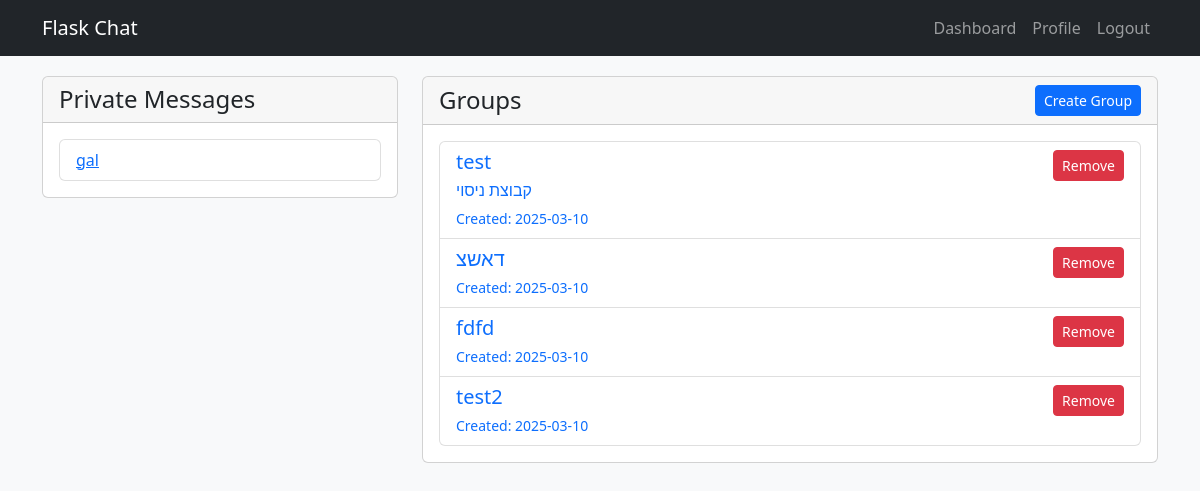
Page /dashboard (signed in) on the earlier database version.
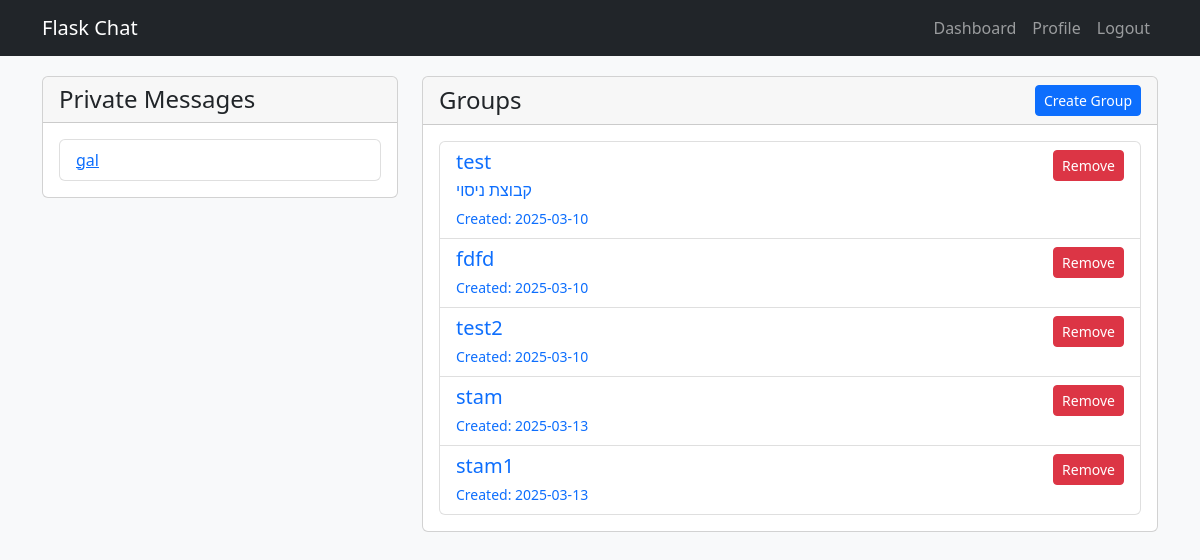
Same page on the later database version.
### app.py (models this page shows, shortened)
class User(UserMixin, db.Model):
    id = db.Column(db.Integer, primary_key=True)
    username = db.Column(db.String(80), unique=True, nullable=False)
    email = db.Column(db.String(120), unique=True, nullable=False)
    password_hash = db.Column(db.String(128))
    profile_picture = db.Column(db.String(120), default='default.jpg')
    bio = db.Column(db.String(200), default='')
    created_at = db.Column(db.DateTime, default=datetime.utcnow)

class Group(db.Model):
    id = db.Column(db.Integer, primary_key=True)
    name = db.Column(db.String(80), nullable=False)
    description = db.Column(db.String(200))
    created_by = db.Column(db.Integer, db.ForeignKey('user.id'))
    created_at = db.Column(db.DateTime, default=datetime.utcnow)
    members = db.relationship('User', secondary='group_member',
                             backref=db.backref('groups', lazy='dynamic'))

### app.py (the view)
@app.route('/dashboard')
@login_required
def dashboard():
    users = User.query.filter(User.id != current_user.id).all()
    groups = Group.query.all()
    return render_template('dashboard.html', users=users, groups=groups)

### app.py (called while the page is built)
@login_manager.user_loader
def load_user(user_id):
    return User.query.get(int(user_id))

### templates/dashboard.html (shortened to what this page needs)
{% extends "base.html" %}
{% block content %}
<div class="row">
    <div class="col-md-4">
        <div class="card mb-4">
            <div class="card-header">
                <h4 class="mb-0">Private Messages</h4>
            </div>
            <div class="card-body">
                <ul class="list-group">
                    {% for user in users %}
                        <li class="list-group-item">
                            <a href="{{ url_for('private_chat', user_id=user.id) }}">{{ user.username }}</a>
                        </li>
                    {% else %}
                        <li class="list-group-item">No users available</li>
                    {% endfor %}
                </ul>
            </div>
        </div>
    </div>
    <div class="col-md-8">
        <div class="card">
            <div class="card-header d-flex justify-content-between align-items-center">
                <h4 class="mb-0">Groups</h4>
                <a href="{{ url_for('create_group') }}" class="btn btn-primary btn-sm">Create Group</a>
            </div>
            <div class="card-body">
                <div class="list-group">
                    {% for group in groups %}
                        <div class="list-group-item list-group-item-action">
                            <div class="d-flex w-100 justify-content-between">
                                <a href="{{ url_for('group_chat', group_id=group.id) }}" class="text-decoration-none flex-grow-1">
                                    <h5 class="mb-1">{{ group.name }}</h5>
                                    <p class="mb-1">{{ group.description }}</p>
                                    <small>Created: {{ group.created_at.strftime('%Y-%m-%d') }}</small>
                                </a>
                                {% if group.created_by == current_user.id %}
                                    <div class="ms-2">
                                        <a href="{{ url_for('remove_group', group_id=group.id) }}"
                                           class="btn btn-danger btn-sm"
                                           onclick="return confirm('Are you sure you want to remove this group? This action cannot be undone.')">
                                            Remove
                                        </a>
                                    </div>
                                {% endif %}
                            </div>
                        </div>
                    {% else %}
                        <div class="list-group-item">No groups available</div>
                    {% endfor %}
                </div>
            </div>
        </div>
    </div>
</div>
{% endblock %}

### templates/base.html (shortened to what this page needs)
<!DOCTYPE html>
<html lang="en">
<head>
    <link rel="stylesheet" href="https://cdn.jsdelivr.net/npm/bootstrap@5.2.3/dist/css/bootstrap.min.css">
    <link rel="stylesheet" href="{{ url_for('static', filename='css/style.css') }}">
</head>
<body>
    <nav class="navbar navbar-expand-lg navbar-dark bg-dark">
        <div class="container">
            <a class="navbar-brand" href="{{ url_for('index') }}">Flask Chat</a>
            <div class="collapse navbar-collapse" id="navbarNav">
                <ul class="navbar-nav ms-auto">
                    {% if current_user.is_authenticated %}
                        <li class="nav-item">
                            <a class="nav-link" href="{{ url_for('dashboard') }}">Dashboard</a>
                        </li>
                        <li class="nav-item">
                            <a class="nav-link" href="{{ url_for('profile') }}">Profile</a>
                        </li>
                        <li class="nav-item">
                            <a class="nav-link" href="{{ url_for('logout') }}">Logout</a>
                        </li>
                    {% endif %}
                </ul>
            </div>
        </div>
    </nav>
    <div class="container">
        {% block content %}{% endblock %}
    </div>
</body>
</html>

### static/css/style.css (style rules this page uses)
body { background-color: #f8f9fa; }

### templates/base.html (style rules this page uses)
.navbar { margin-bottom: 20px; }

Differences in the rows shown:
removed Group: name "דאשצ", created_at "2025-03-10"
added Group: name "stam", created_at "2025-03-13"
added Group: name "stam1", created_at "2025-03-13"
